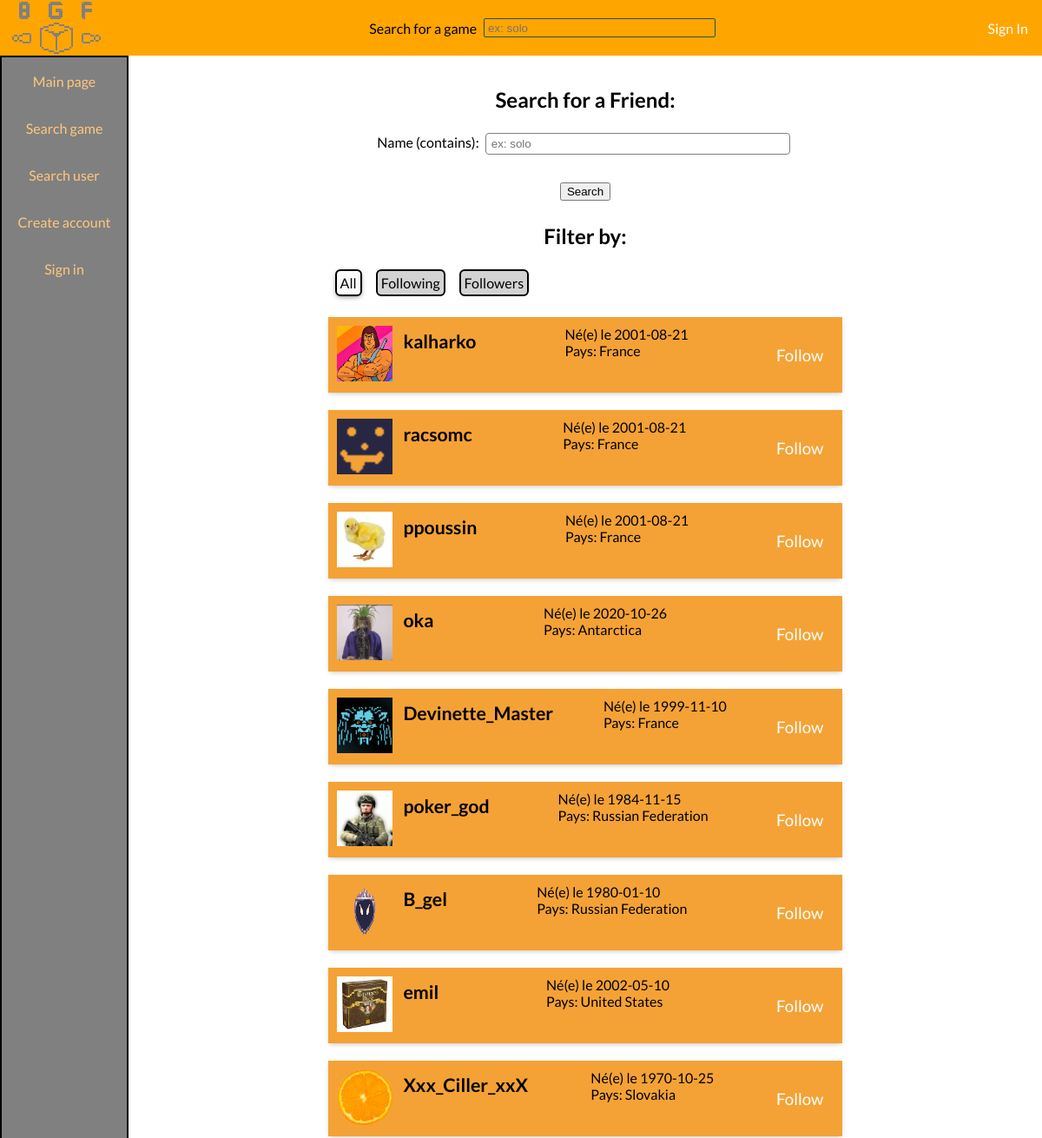
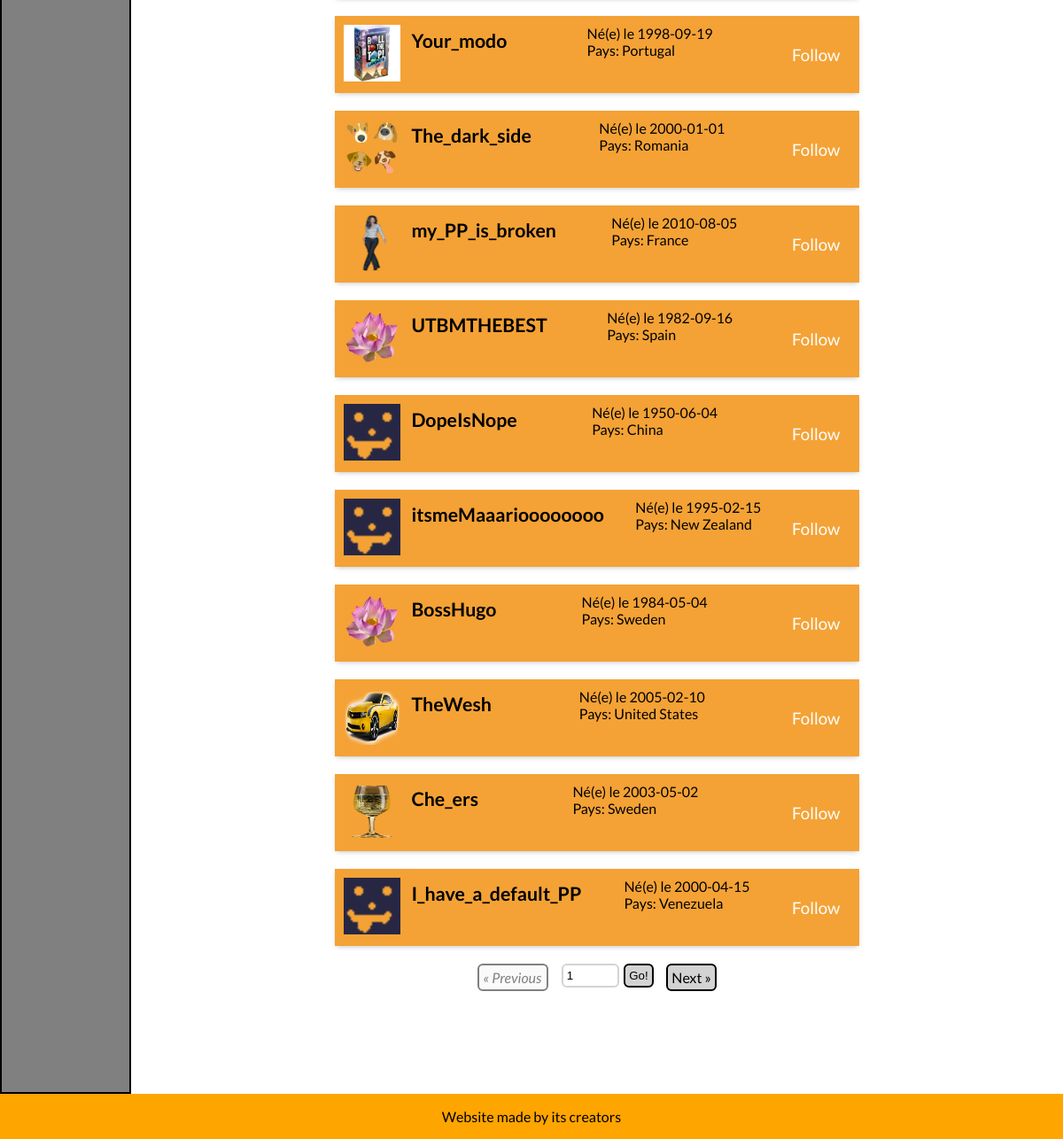
Screenshot of /pages/list_users.php with the database file from the repository (2 pictures, top to bottom).
### tables this page shows
CREATE TABLE `user` (
  `id` int(11) NOT NULL,
  `pseudonym` varchar(255) NOT NULL,
  `email` varchar(255) NOT NULL,
  `password` varchar(255) NOT NULL,
  `profile_picture` int(1) DEFAULT NULL,
  `country` int(11) DEFAULT NULL,
  `birthdate` date DEFAULT NULL,
  `date_account_creation` datetime NOT NULL DEFAULT current_timestamp()
);

CREATE TABLE `country` (
  `id` int(11) NOT NULL,
  `country_name` varchar(255) NOT NULL
);

### lib/prelude.php (called while the page is built, shortened)
<?php
$users_page_length = 20;
$bdd = new PDO("mysql:host=$db_host;dbname=$db_name;charset=utf8", "$db_username", "$db_password");
$current_user = NULL;
include_once("player.php");
include_once("page_selector.php");
?>

### lib/player.php (the view, shortened to what this page needs)
<?php
class Player {
  public $id = 0;
  public $username = null;
  public $birth_date = 0;
  public $country = null;
  public $has_profile_picture = null;
  public $followed = false;
  public function __construct(
    $id = 0,
    $username = null,
    $birth_date = 0,
    $country = null,
    $hashed_password = "",
    $has_profile_picture = false,
    $followed = false
  ) {
    $this->id = $id;
    $this->birth_date = $birth_date;
    $this->username = $username;
    $this->country = $country;
    $this->has_profile_picture = $has_profile_picture;
    $this->followed = $followed;
  }
  public function draw_card() {
    ?>
    <article class="player-profile">
      <div class="picture-and-nickname">
        <?php if ($this->has_profile_picture) { ?>
          <a href="/images/user/<?php echo $this->id; ?>.png">
            <img src="/images/user/<?php echo $this->id; ?>.png" alt="PP" />
          </a>
        <?php } else { ?>
          <a href="/images/user-default.png">
            <img src="/images/user-default.png" alt="PP" />
          </a>
        <?php } ?>
        <a href="/user.php?id=<?php echo $this->id; ?>" class="nickname"><?php echo htmlspecialchars($this->username); ?></a>
      </div>
      <div class="profile-info">
        <span>
          Né(e) le <?php echo $this->birth_date; ?>
        </span>
        <span>
          Pays: <?php echo $this->country; ?>
        </span>
      </div>
      <label class="follow">
        <button type="button" onclick="follow(<?php echo $this->id; ?>, this);" <?php
          if ($this->followed) {
            ?>
            class="followed">Unfollow
            <?php
          } else {
            ?>
            >Follow
            <?php
          }
          ?>
          </button>
      </label>
    </article>
    <?php
  }
}
function find_player_by($trait, $value) {
  global $bdd;
  global $current_user;
  $req = $bdd->prepare("SELECT pseudonym, id, birthdate, country, password, profile_picture FROM user WHERE $trait = ?;");
  if ($req->execute([$value]) && ($res = $req->fetch())) {
    $country_req = $bdd->prepare("SELECT country_name FROM country WHERE id = ?");
    $followed_req = $bdd->prepare("SELECT * FROM follows WHERE id_user = ? AND id_friend = ?;");
    if ($country_req->execute([$res["country"]])) {
      $country_res = $country_req->fetch()["country_name"];
    } else {
      $country_res = "Unknown";
    }
    if ($current_user != NULL && $followed_req->execute([$current_user->id, $res["id"]])) {
      $followed = !!$followed_req->fetch();
    } else {
      $followed = false;
    }
    return new Player($res["id"], $res["pseudonym"], $res["birthdate"], $country_res, $res["password"], !!$res["profile_picture"], $followed);
  } else {
    return false;
  }
}
function find_player_by_id($id) {
  return find_player_by("id", $id);
}
?>

### pages/list_users.php (shortened to what this page needs)
<?php
$PAGE_HEAD = "<link rel=\"stylesheet\" href=\"/css/list_users.css\" />";
include_once("../lib/head.php");
include_once ("../lib/player.php");
$search_sql = "";
$search_terms = [];
if (isset($_GET["name"])) {
  $name = $_GET["name"];
  append_search_sql(
    "pseudonym LIKE CONCAT('%', :name, '%')",
    "name",
    $_GET["name"]
  );
} else {
  $name = "";
}
if (isset($_GET["p"]) && is_numeric($_GET["p"]) && $_GET["p"] > 0 && $_GET["p"] == round($_GET["p"], 0)) {
  $page = (int)$_GET["p"] - 1;
} else {
  $page = 0;
}
if (isset($_GET["following"]) && $current_user) {
  $query_sql = "SELECT id FROM user INNER JOIN follows ON follows.id_user = :current_user_id AND follows.id_friend = user.id";
  $search_terms["current_user_id"] = $current_user->id;
} else if (isset($_GET["followers"]) && $current_user) {
  $query_sql = "SELECT id FROM user INNER JOIN follows ON follows.id_friend = :current_user_id AND follows.id_user = user.id";
  $search_terms["current_user_id"] = $current_user->id;
} else {
  $query_sql = "SELECT id FROM user";
}
$sql = "$query_sql $search_sql GROUP BY user.id ORDER BY user.id LIMIT " . ($page * $users_page_length) . ", $users_page_length;";
$req = $bdd->prepare($sql);
$search_res = [];
if ($req->execute($search_terms)) {
  while ($res = $req->fetch()) {
    $search_res[] = find_player_by_id($res["id"]);
  }
} else {
  echo "There was an error while trying to list users!";
  echo var_dump($req->errorInfo());
}
?>
<h2>Search for a Friend:</h2>
<form class="main-form search-player" method="get" action="list_users.php" id="pseudo_search">
  <label>
    Name (contains):
    <input type="text" name="name" id="name" size="40" maxlength="30" placeholder="ex: solo" <?php
      if (isset($_GET["name"])) {
        echo "value=\"" . $_GET["name"] . "\"";
      }
    ?> />
  </label>
  <input type="submit" name="" value="Search" />
</form>
<h2>
Filter by:
</h2>
<section class="options-list">
  <?php
    function echo_link(String $url_appendix, String $contents, bool $active = false) {
      global $page;
      global $name;
      if ($active) {
        echo "<a class=\"active\" href=\"";
      } else {
        echo "<a href=\"";
      }
      echo "?name=" . urlencode($name);
      echo "&p=" . ($page + 1);
      echo "&$url_appendix";
      echo "\">$contents</a>";
    }
    echo_link("", "All", !isset($_GET["following"]) && !isset($_GET["followers"]));
    echo_link("following=", "Following", isset($_GET["following"]));
  ?>
</section>
<section class="profiles card-list">
  <?php
  foreach ($search_res as $player) {
    $player->draw_card();
  }
  ?>
</section>
<?php
include_once("../lib/tail.php");
?>

### pages/css/style.css (style rules this page uses)
body { margin: 0; font-family: "Lato", sans-serif; font-weight: 400; display: flex; flex-direction: column; min-height: 100vh; }
h2 { text-align: center; }
.main-form { width: 100%; display: flex; flex-direction: column; align-items: center; }
.main-form > * { margin-bottom: 0.5em; }
.main-form > input[type="submit"] { margin-top: 1.5em; }
.main-form input[type="text"], .main-form input[type="email"], .main-form input[type="password"] { border: 1px solid gray; box-shadow: 0px 0px 6px -2px rgba(255, 0, 0, 0); margin: 4px; padding: 4px 6px; border-radius: 4px; transition: 0.2s border, 0.2s box-shadow; }
section.card-list { display: flex; flex-direction: column; margin: auto; width: 60%; max-width: 50em; min-width: 30em; }
a { text-decoration: none; }
.player-profile { display: flex; justify-content: space-between; --profile-card-margin: 10px; }
.player-profile, .card { margin-top: 20px; background-color :#f4a235; box-shadow: 0px 2px 6px -2px rgba(0, 0, 0, 0.3), 0px 4px 11px -4px rgba(0, 0, 0, 0); overflow: hidden; transition: 0.2s box-shadow; }
.player-profile img, .card img { width: 64px; height: 64px; }
.player-profile .picture-and-nickname { margin: var(--profile-card-margin); display: flex; flex-direction: row; }
.player-profile .picture-and-nickname .nickname { padding-left: 5px; color: black; font-size: 16pt; padding: 0.2em 0.6em; font-weight: bold; }
.player-profile .profile-info { margin: var(--profile-card-margin); display: flex; flex-direction: column; }
.player-profile .follow { display: flex; flex-direction: row; justify-content: center; align-items: center; background-color: inherit; padding-left: 1em; padding-right: 1em; transition: 0.2s background-color; color: white; cursor: pointer; }
.player-profile .follow > button { background: transparent; color: white; border: none; font-size: 14pt; font-family: inherit; cursor: pointer; }
.options-list { display: flex; flex-direction: row; justify-content: left; flex-wrap: wrap; }
.options-list:not(.no-margin) { margin-left: auto; margin-right: auto; width: 60%; max-width: 50em; min-width: 30em; }
.options-list > a, .page-selector > a, .page-selector > .disabled, .page-selector .page-go { margin: 0.25em 0.5em; color: black; border: 2px solid black; padding: 4px; border-radius: 6px; background-color: lightgray; box-shadow: 0px 2px 6px -2px rgba(0, 0, 0, 0.0); transition: 0.2s background-color, 0.2s box-shadow; }
.options-list > a:hover, .options-list > a.active, .page-selector > a:hover, .page-selector .page-go:hover, .page-selector .page-go:active { background-color: #fafafa; box-shadow: 0px 2px 6px -2px rgba(0, 0, 0, 0.6); text-decoration: none; cursor: pointer; }

### pages/css/list_users.css (style rules this page uses)
.search-player { display: flex; justify-content: center; }

### rows the page displays
user: shows a picture, pseudonym "kalharko", birthdate "2001-08-21", country.country_name "France"
user: pseudonym "racsomc", birthdate "2001-08-21", country.country_name "France"
user: shows a picture, pseudonym "ppoussin", birthdate "2001-08-21", country.country_name "France"
user: shows a picture, pseudonym "oka", birthdate "2020-10-26", country.country_name "Antarctica"
user: shows a picture, pseudonym "Devinette_Master", birthdate "1999-11-10", country.country_name "France"
user: shows a picture, pseudonym "poker_god", birthdate "1984-11-15", country.country_name "Russian Federation"
user: shows a picture, pseudonym "B_gel", birthdate "1980-01-10", country.country_name "Russian Federation"
user: shows a picture, pseudonym "emil", birthdate "2002-05-10", country.country_name "United States"
user: shows a picture, pseudonym "Xxx_Ciller_xxX", birthdate "1970-10-25", country.country_name "Slovakia"
user: shows a picture, pseudonym "Your_modo", birthdate "1998-09-19", country.country_name "Portugal"
user: shows a picture, pseudonym "The_dark_side", birthdate "2000-01-01", country.country_name "Romania"
user: shows a picture, pseudonym "my_PP_is_broken", birthdate "2010-08-05", country.country_name "France"
user: pseudonym "UTBMTHEBEST", birthdate "1982-09-16", country.country_name "Spain"
user: pseudonym "DopeIsNope", birthdate "1950-06-04", country.country_name "China"
user: pseudonym "itsmeMaaarioooooooo", birthdate "1995-02-15", country.country_name "New Zealand"
user: pseudonym "BossHugo", birthdate "1984-05-04", country.country_name "Sweden"
user: shows a picture, pseudonym "TheWesh", birthdate "2005-02-10", country.country_name "United States"
user: shows a picture, pseudonym "Che_ers", birthdate "2003-05-02", country.country_name "Sweden"
user: pseudonym "I_have_a_default_PP", birthdate "2000-04-15", country.country_name "Venezuela"

### other values shown
$contents "All Following Followers"
